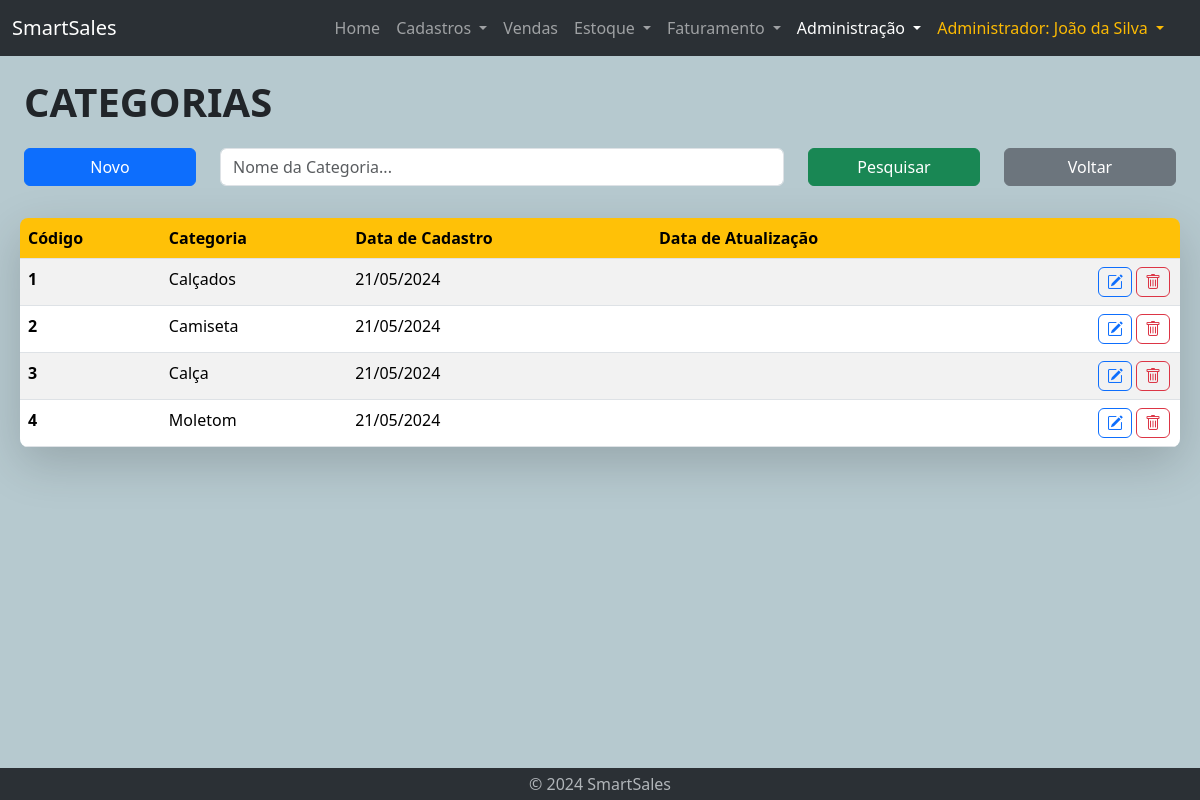
/admin-lst-categoria.php (signed in), run on the app's committed database.
### tables this page shows
CREATE TABLE categoria (
    id int AUTO_INCREMENT PRIMARY KEY,
    nome VARCHAR(255) NOT NULL,
    data_cad DATE,
    data_updt DATE
);

### admin-lst-categoria.php (the view, shortened to what this page needs)
<!DOCTYPE html>
<html lang="en">
<head>
    <?php require "geral/links.php" ?>
</head>
<body id="admin">
    <?php require "geral/navbar.php" ?>
    <?php require 'bd/connection.php'; ?>
    <div class="container-fluid mt-3 home">
        <div class="container-fluid">
            <div class="title-text">
                CATEGORIAS
            </div>
        </div>
        <div class="container-fluid mt-3">
            <form action="admin-lst-categoria.php" method="post">
                <div class="row">
                    <div class="col-lg-2 col-sm-2 col-3">
                        <button type="button" class="btn btn-primary mb-3 w-100" onclick="window.location.href='admin-cad-categoria.php'">Novo</button>
                    </div>
                    <div class="col-lg-6 col-sm-7 col-9">
                            <input type="text" name="nomeCategoria" class="form-control mb-3" id="inputPesquisa" placeholder="Nome da Categoria..."
                                value="<?php echo isset($_POST['nomeCategoria']) ? $_POST['nomeCategoria'] : ''; ?>">
                    </div>
                    <div class="col-lg-2 col-sm-3 col-12">
                        <button type="submit" class="btn btn-success mb-3 w-100">Pesquisar</button>
                    </div>
                    <div class="col-lg-2 col-sm-2 col-12">
                        <button type="button" class="btn btn-secondary mb-3 w-100" onclick="window.location.href='admin-produto.php'">Voltar</button>
                    </div>
                </div>
            </form>
        </div>
        <div class="container-fuid mt-3 ms-lg-2 me-lg-2 shadow-lg rounded-3">
            <?php
                $conn = new mysqli($servername, $username, $password, $database);
                $sql = "SELECT t1.id, t1.nome, t1.data_cad, t1.data_updt FROM categoria t1";
                ?>
                <div class='table-responsive table-wrapper'>
                    <table class='table table-striped table-hover rounded-3 overflow-hidden' id='myTable'>
                	    <thead class='thead-yellow'>
                            <tr>
                                <th scope='col'>Código</th>
                                <th scope='col'>Categoria</th>
                                <th scope='col'>Data de Cadastro</th>
                                <th scope='col'>Data de Atualização</th>
                                <th scope='col'> </th>
                            </tr>
                	    </thead>
                <?php
                if ($result = $conn->query($sql)) {
                    if ($result->num_rows > 0) {
                        echo "<tbody>";
                        while ($row = $result->fetch_assoc() ) {
                            $dataN = explode('-', $row["data_cad"]);
                            $ano_cad = $dataN[0];
                            $mes_cad = $dataN[1];
                            $dia_cad = $dataN[2];
                            $cod = $row["id"];
                            $nova_data_cad = $dia_cad . '/' . $mes_cad . '/' . $ano_cad;
                            echo "<tr>";
                            echo "  <th scope'row'>";
                            echo $cod;
                            echo "  </th><td>";
                            echo $row["nome"];
                            echo "  </td><td>";
                            echo $nova_data_cad;
                            echo "  </td><td>";
                            echo "  </td>";
            ?>
                                <td>
                                    <button type="button" class="btn btn-outline-danger"
                                    data-bs-toggle="tooltip" data-bs-placement="left" data-bs-title="Excluir categoria" data-bs-custom-class="custom-tooltip"
                                    onclick="window.location.href='admin-del-categoria.php?id=<?php echo $cod; ?>'">
                                        <a class="bi bi-trash"></a>
                                    </button>
                                    <button type="button" class="btn btn-outline-primary"
                                    data-bs-toggle="tooltip" data-bs-placement="left" data-bs-title="Editar categoria" data-bs-custom-class="custom-tooltip"
                                    onclick="window.location.href='admin-updt-categoria.php?id=<?php echo $cod; ?>'">
                                        <a class="bi bi-pencil-square"></a>
                                    </button>
                                </td>
                            </tr>
            <?php
                        }
                        echo "</tbody>";
                    }
                    echo "  </table>";
                    echo "</div>";
                } else {
                    echo "Erro executando SELECT: " . $conn->connect_error;
                }
            ?>
        </div>
    </div>
    <?php require "geral/footer.php" ?>
</body>
</html>

### css/style.css (style rules this page uses)
body { display: flex; flex-direction: column; min-height: 100vh; background-color: #b6c9cf; }
.container-fluid.home { flex: 1; margin-bottom: 1rem; }
.title-text { font-weight: 900; font-size: 40px; }
div.table-responsive #myTable .btn { padding: 2px 8px; float: right; margin: 0px 2px; }
div.table-responsive #myTable { margin-bottom: 0px; }
div.table-responsive #myTable a { color: inherit; }
.thead-yellow { --bs-table-color: black; --bs-table-bg: #ffc107; color: var(--bs-table-color); }

### data on the page
categoria: id "1", nome "Calçados", data_cad "21/05/2024"
categoria: id "2", nome "Camiseta", data_cad "21/05/2024"
categoria: id "3", nome "Calça", data_cad "21/05/2024"
categoria: id "4", nome "Moletom", data_cad "21/05/2024"

### other printed values
$_SESSION['cargo_nome'] "Administrador"
$_SESSION['nome'] "João da Silva"
